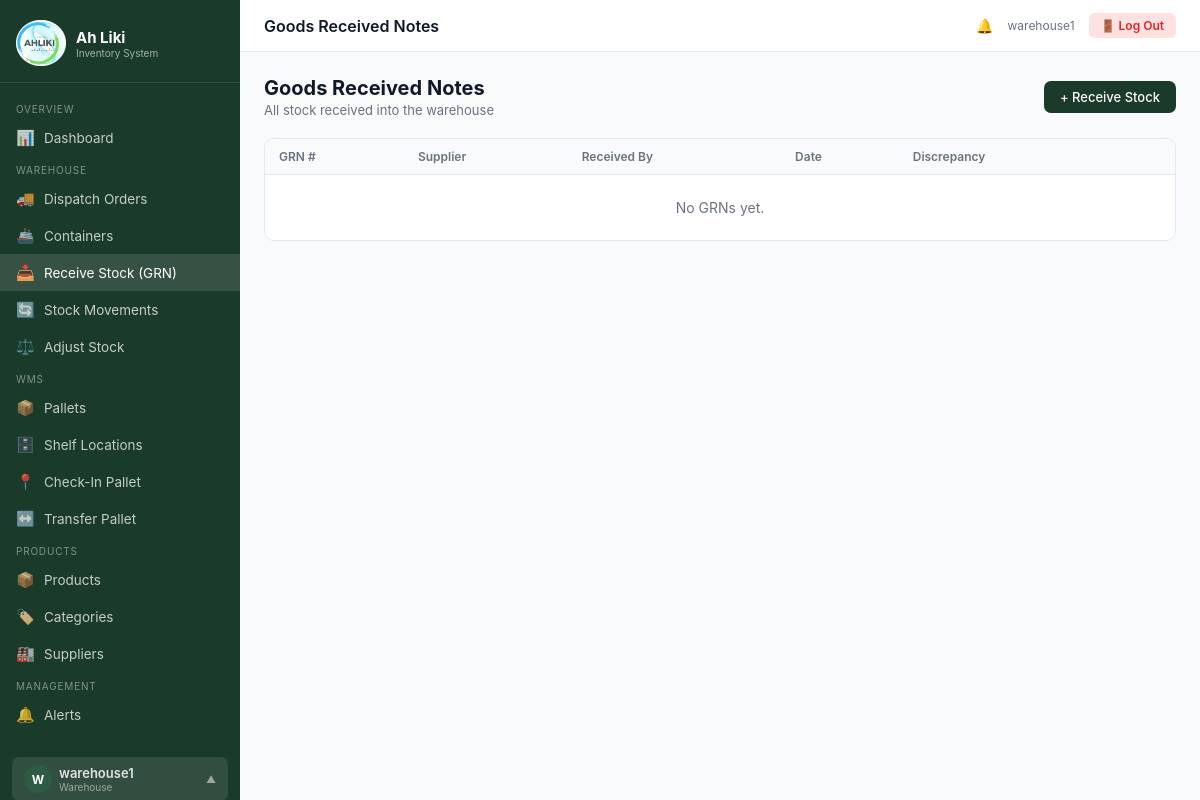
Page /grn/ (signed in) on the earlier database version.
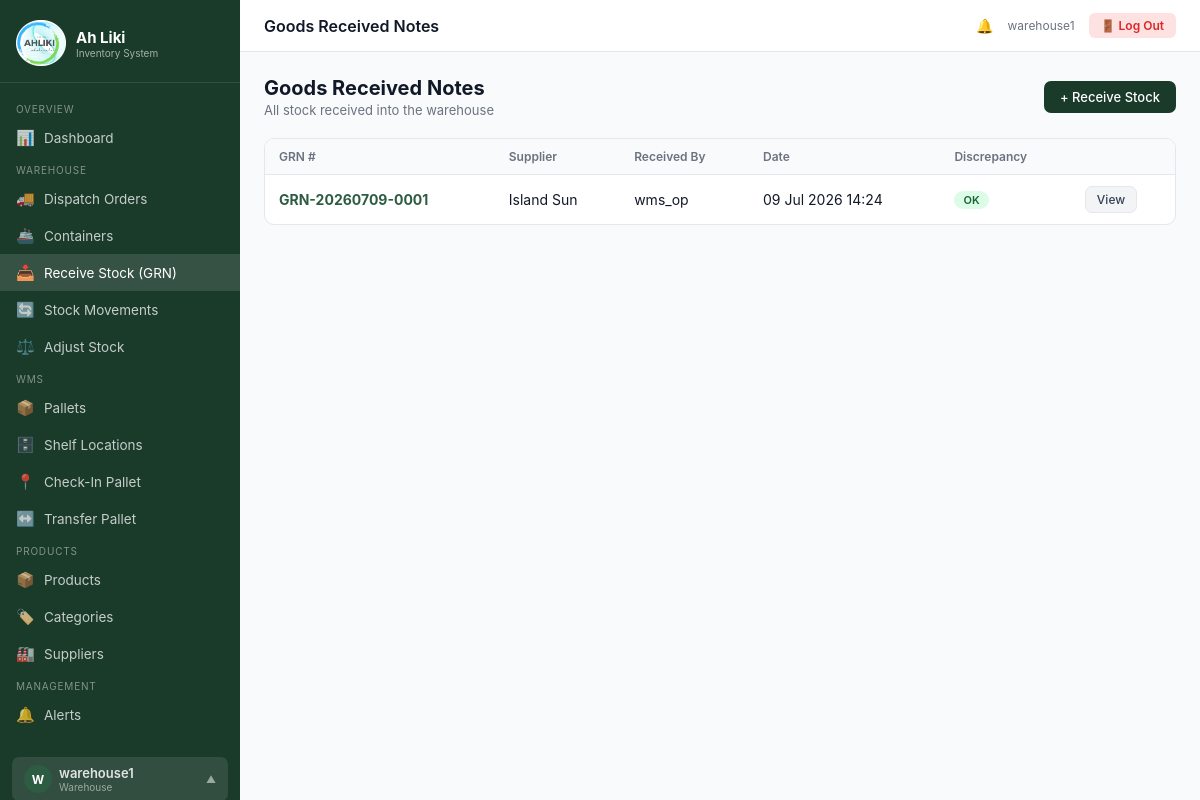
Same page on the later database version.
### inventory/models.py (models this page shows, shortened)
class GoodsReceivedNote(models.Model):
    grn_number = models.CharField(max_length=100, unique=True)
    purchase_order = models.ForeignKey(PurchaseOrder, on_delete=models.SET_NULL, null=True, blank=True, related_name='grns')
    supplier = models.ForeignKey(Supplier, on_delete=models.CASCADE, related_name='grns')
    received_by = models.ForeignKey(User, on_delete=models.SET_NULL, null=True)
    received_at = models.DateTimeField(default=timezone.now)
    has_discrepancy = models.BooleanField(default=False)
    notes = models.TextField(blank=True)

class Supplier(models.Model):
    name = models.CharField(max_length=200)
    contact_name = models.CharField(max_length=200, blank=True)
    phone = models.CharField(max_length=50, blank=True)
    email = models.EmailField(blank=True)
    address = models.TextField(blank=True)
    created_at = models.DateTimeField(auto_now_add=True)

### inventory/views.py (the view)
# urls.py: path('grn/', views.grn_list, name='grn_list'),
@login_required
@role_required('admin', 'warehouse', 'wms_operator')
def grn_list(request):
    grns = GoodsReceivedNote.objects.select_related('supplier', 'received_by').order_by('-received_at')
    return render(request, 'grn/list.html', {'grns': grns})

### inventory/context_processors.py (called while the page is built)
def alerts_count(request):
    if request.user.is_authenticated:
        return {'open_alerts_count': StockAlert.objects.filter(is_resolved=False).count()}
    return {'open_alerts_count': 0}

### inventory/templatetags/custom_tags.py (called while the page is built)
@register.filter
def user_role(user):
    if not user.is_authenticated:
        return ''
    try:
        from inventory.models import UserProfile
        profile, _ = UserProfile.objects.get_or_create(user=user)
        return profile.role
    except:
        return ''

### inventory/views.py (called while the page is built, shortened)
def role_required(*roles):
    from functools import wraps
    def decorator(view_func):
        @wraps(view_func)
        def _wrapped(request, *args, **kwargs):
            if not request.user.is_authenticated:
                return redirect('login')
            if request.user.is_superuser:
                return view_func(request, *args, **kwargs)
            profile, _ = UserProfile.objects.get_or_create(user=request.user)
            if profile.role in roles:
                return view_func(request, *args, **kwargs)
        return _wrapped
    return decorator

### templates/grn/list.html (shortened to what this page needs)
{% extends 'base.html' %}
{% block topbar_title %}Goods Received Notes{% endblock %}
{% block content %}
<div class="page-header">
  <div><h1>Goods Received Notes</h1><p>All stock received into the warehouse</p></div>
  <a href="{% url 'grn_add' %}" class="btn btn-primary">+ Receive Stock</a>
</div>
<div class="card">
  <div class="table-wrap">
    <table>
      <thead><tr><th>GRN #</th><th>Supplier</th><th>Received By</th><th>Date</th><th>Discrepancy</th><th></th></tr></thead>
      <tbody>
      {% for g in grns %}
      <tr>
        <td><a href="{% url 'grn_detail' g.pk %}"><strong>{{ g.grn_number }}</strong></a></td>
        <td>{{ g.supplier.name }}</td>
        <td>{{ g.received_by.get_full_name|default:g.received_by.username }}</td>
        <td>{{ g.received_at|date:"d M Y H:i" }}</td>
        <td>{% if g.has_discrepancy %}<span class="badge badge-red">⚠ Discrepancy</span>{% else %}<span class="badge badge-green">OK</span>{% endif %}</td>
        <td><a href="{% url 'grn_detail' g.pk %}" class="btn btn-sm btn-secondary">View</a></td>
      </tr>
      {% empty %}<tr><td colspan="6" style="text-align:center;color:var(--gray-500);padding:24px">No GRNs yet.</td></tr>{% endfor %}
      </tbody>
    </table>
  </div>
</div>
{% endblock %}

Differences in the rows shown:
added GoodsReceivedNote: grn_number "GRN-20260709-0001", supplier.name "Island Sun", received_by.get_full_name "wms_op", received_at "09 Jul 2026 14:24", has_discrepancy "OK"
Other differences:
text no longer shown: "No GRNs yet."
